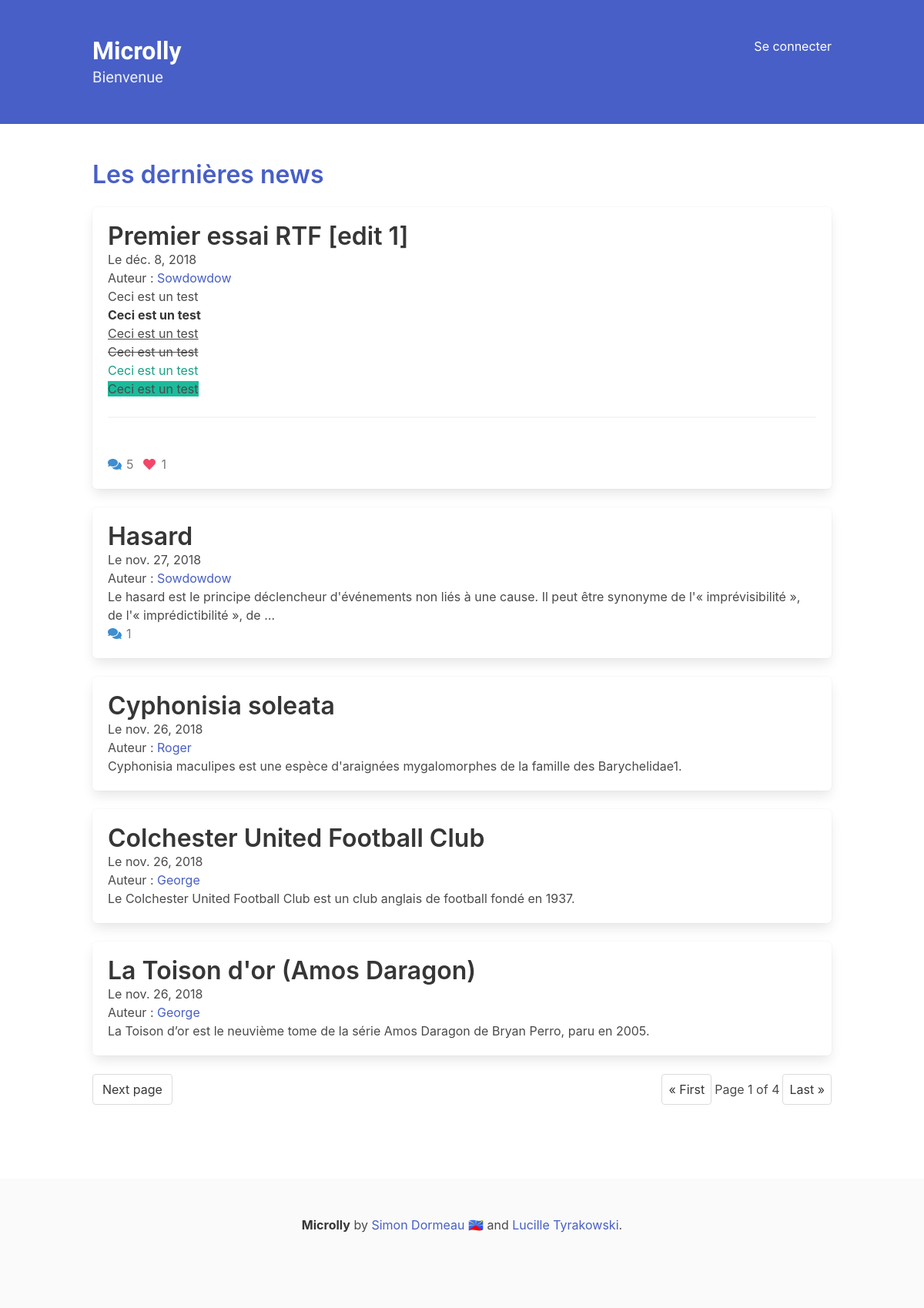
The page / on the database its author committed.
### Microlly/models.py (models this page shows, shortened)
class Post(models.Model):
    title = models.CharField(max_length=150)
    body = RichTextField()
    author = models.ForeignKey(User, on_delete=models.CASCADE)
    creation_date = models.DateField(auto_now_add=True)
    update_date = models.DateField(auto_now=True)
    class Meta:
        ordering = ("-id",)
        verbose_name = "Publication"
        verbose_name_plural = "Publications"

### Microlly/views.py (the view)
# urls.py: path("", views.index, name="index"),
def index(request):
    try:
        page = int(request.GET.get("page"))
    except:
        page = 1
    posts = Post.objects.all()
    paginator = Paginator(posts, 5)
    posts = paginator.page(page)
    return render(request, "index.html", {"posts": posts})

### Microlly/templates/index.html (shortened to what this page needs)
{% extends 'base.html' %}
{% block body %}
    <h1 class="title has-text-link">Les dernières news</h1>
    <div>
        {% for post in posts %}
            <div class="box">
                <a href="{% url 'Microlly:post' id=post.id %}"><h3 class="title">{{ post.title }}</h3></a>
                <div>Le {{ post.creation_date }}</div>
                <span>Auteur : <a href="{% url 'Microlly:author_posts' author=post.author %}">{{ post.author|title }}</a></span>
                <p>
                    {{ post.body|cut:"<br>"|safe|truncatewords_html:25 }}
                </p>
                <div class="level-left has-text-grey">
                    {% if post.comments.count %}
                            <div class="level-item">
                                <span class="icon has-text-info">
                                    <i class="fas fa-comments"></i>
                                </span>
                                {{ post.comments.count }}
                            </div>
                    {% endif %}
                    {% if post.likes.count %}
                            <div class="level-item">
                                <span class="icon has-text-danger">
                                    <i class="fas fa-heart"></i>
                                </span>
                            {{ post.likes.count }}
                            </div>
                    {% endif %}
                </div>
            </div>
        {% endfor %}
    </div>
    <br>
        <nav class="pagination is-right" role="navigation" aria-label="pagination">
            {% if posts.has_next %}
            <a class="pagination-next" href="?page={{ posts.next_page_number }}">Next page</a>
            {% endif %}
            <ul class="pagination-list">
              <li><a class="pagination-link" href="?page=1">&laquo; First</a></li>
              <span class="current">
                    Page {{ posts.number }} of {{ posts.paginator.num_pages }}
                </span>
              <li><a href="?page={{ posts.paginator.num_pages }}" class="pagination-link" aria-label="Goto page 86">Last &raquo;</a></li>
            </ul>
        </nav>
{% endblock body %}

### Microlly/static/base.css (style rules this page uses)
body { display: flex; min-height: 100vh; flex-direction: column; }
.icon { display: inline-block; }

### rows shown on the page
Post: title "Premier essai RTF [edit 1]", creation_date "déc. 8, 2018", author "Sowdowdow", body "Ceci est un test Ceci est un test Ceci est un test Ceci est un test Ceci est un test Ceci est un test", comments.count "5", likes.count "1"
Post: title "Hasard", creation_date "nov. 27, 2018", author "Sowdowdow", body "Le hasard est le principe déclencheur d'événements non liés à une cause. Il peut être synonyme de l'« imprévisibilité », de l'« imprédictibilité », de …", comments.count "1"
Post: title "Cyphonisia soleata", creation_date "nov. 26, 2018", author "Roger", body "Cyphonisia maculipes est une espèce d'araignées mygalomorphes de la famille des Barychelidae1."
Post: title "Colchester United Football Club", creation_date "nov. 26, 2018", author "George", body "Le Colchester United Football Club est un club anglais de football fondé en 1937."
Post: title "La Toison d'or (Amos Daragon)", creation_date "nov. 26, 2018", author "George", body "La Toison d’or est le neuvième tome de la série Amos Daragon de Bryan Perro, paru en 2005."

### other values the page prints
{{ posts.number }} "1"
{{ posts.paginator.num_pages }} "4"
